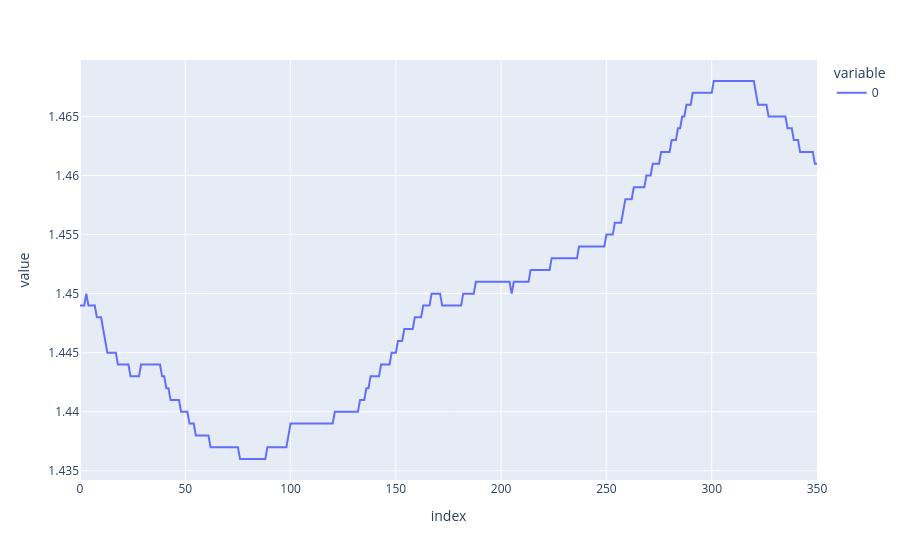

Source (notebook cell):
### Code cell
# A variação natural da passada é de 3%. Para um f0 de 1.45 Hz, a variação natural seria de ~0.05 Hz.
# Isto é, o f0 poderia variar entre 1.4 Hz e 1.5 Hz sem que isso fosse considerado uma mudança de passo.
px.line(F0)

### Figure 1 — Plotly figure (JSON) as saved in the notebook; plotly's stock layout.template omitted (floating-point values rounded to 4 significant figures; data arrays with more than 128 entries replaced by an {"elided": "..."} marker saying what was removed)
{"data": [{"hovertemplate": "variable=0<br>index=%{x}<br>value=%{y}<extra></extra>", "legendgroup": "0", "line": {"color": "#636efa", "dash": "solid"}, "marker": {"symbol": "circle"}, "mode": "lines", "name": "0", "orientation": "v", "showlegend": true, "type": "scatter", "x": {"elided": "351 int values"}, "xaxis": "x", "y": {"elided": "351 float values"}, "yaxis": "y"}], "layout": {"legend": {"title": {"text": "variable"}, "tracegroupgap": 0}, "margin": {"t": 60}, "xaxis": {"anchor": "y", "domain": [0, 1], "title": {"text": "index"}}, "yaxis": {"anchor": "x", "domain": [0, 1], "title": {"text": "value"}}}}
